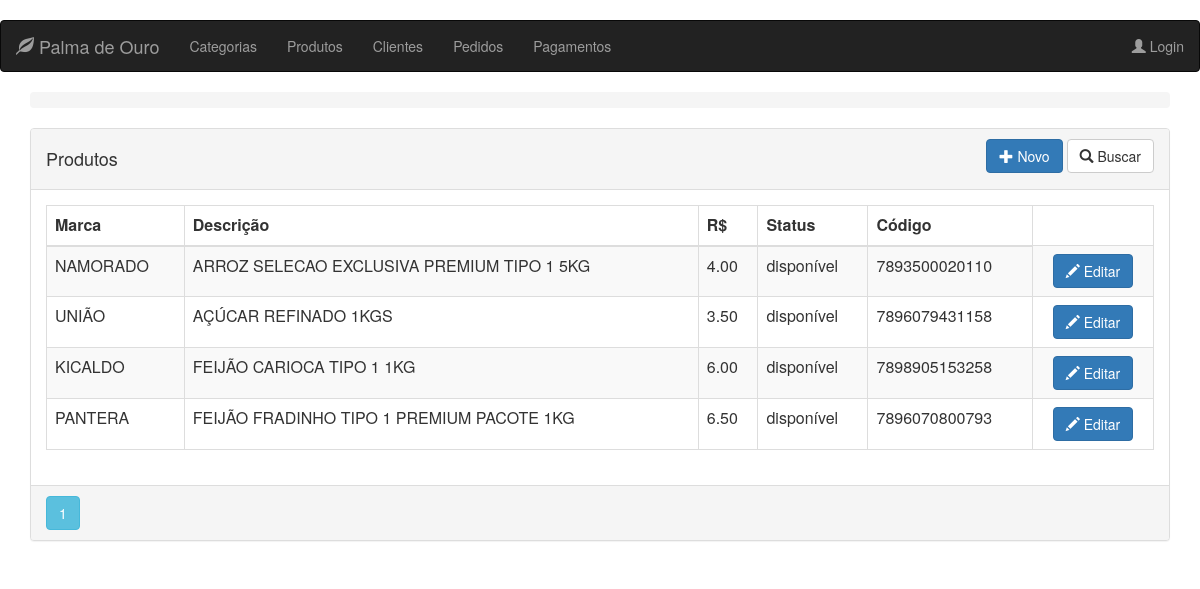
/product, run on the app's committed database.
### app/models.py (models this page shows, shortened)
class Product(db.Model):
    __tablename__ = 'products'
    id = db.Column(db.Integer, primary_key=True)
    brand = db.Column(db.String(32), nullable=False)
    description = db.Column(db.String(64))
    image_file = db.Column(db.String(32), default='default.jpg')
    unit_cost = db.Column(db.Numeric(6, 2), nullable=False)
    is_available = db.Column(db.Boolean, nullable=False)
    code = db.Column(db.String(13), unique=True, nullable=False)
    category_id = db.Column(db.Integer, ForeignKey('categories.id'), nullable=False)
    category = relationship("Category", backref=backref('products', order_by=description))
    __table_args__ = (CheckConstraint(unit_cost >= 0.00, name='unit_cost_positive'),)

### app/routes/product/routes.py (the view)
@blueprint_product.route('/product', methods=['GET'])
@register_breadcrumb(blueprint_product, '.', 'Produtos')
def get_products():
    page = request.args.get('page', 1, type=int)
    products = Product.query.order_by(Product.description).paginate(page=page, per_page=10)
    return render_template('product/list.html', all_products=products)

### app/templates/product/list.html
{% extends "base.html" %}
{% block page_content %}
<div class="panel panel-default">
    <div class="panel-heading">
        <div class="row">
            <div class="col col-xs-6">
                <h4>Produtos</h4>
            </div>
            <div class="col col-xs-6 text-right">
                <a href="{{ url_for('blueprint_product.new_product') }}"
                   class="btn btn-primary">
                    <span class="glyphicon glyphicon-plus"></span>
                    Novo
                </a>
                <a href="{{ url_for('blueprint_product.search_product') }}"
                   class="btn btn-default">
                    <span class="glyphicon glyphicon-search"></span>
                    Buscar
                </a>
            </div>
            <div class="btn-group col-md-4 text-right">
            </div>
        </div>
    </div>
    <div class="panel-body">
        <table class="table table-striped table-responsive table-bordered">
            <thead>
                <tr>
                    <th>Marca</th>
                    <th>Descrição</th>
                    <th>R$</th>
                    <th>Status</th>
                    <th>Código</th>
                </tr>
            </thead>
            <tbody>
                {% for product in all_products.items %}
                <tr>
                    <td>{{ product.brand }}</td>
                    <td>{{ product.description }}</td>
                    <td>{{ product.unit_cost }}</td>
                    {% if product.is_available %}
                    <td>disponível</td>
                    {% else %}
                    <td>indisponível</td>
                    {% endif %}
                    <td>{{ product.code }}</td>
                    <td align="center">
                        <a href="{{ url_for('blueprint_product.update_product',id=product.id) }}"
                           class="btn btn-primary">
                            <i class="glyphicon glyphicon-pencil"></i> Editar
                        </a>
                    </td>
                </tr>
                {% endfor %}
            </tbody>
        </table>
    </div>
    <div class="panel-footer p-0">
        {% for page_number in all_products.iter_pages(left_edge=1,right_edge=1,left_current=1,right_current=2) %}
        {% if page_number %}
        {% if all_products.page == page_number %}
        <a class="btn btn-info mb-4"
           href="{{ url_for('blueprint_product.get_products',page=page_number) }}">{{ page_number }}</a>
        {% else %}
        <a class="btn btn-outline-info mb-4"
           href="{{ url_for('blueprint_product.get_products',page=page_number) }}">{{ page_number }}</a>
        {% endif %}
        {% else %}
        ...
        {% endif %}
        {% endfor %}
    </div>
</div>
{% endblock %}

### data on the page
Product: brand "NAMORADO", description "ARROZ SELECAO EXCLUSIVA PREMIUM TIPO 1 5KG", unit_cost "4.00", is_available "disponível", code "7893500020110"
Product: brand "UNIÃO", description "AÇÚCAR REFINADO 1KGS", unit_cost "3.50", is_available "disponível", code "7896079431158"
Product: brand "KICALDO", description "FEIJÃO CARIOCA TIPO 1 1KG", unit_cost "6.00", is_available "disponível", code "7898905153258"
Product: brand "PANTERA", description "FEIJÃO FRADINHO TIPO 1 PREMIUM PACOTE 1KG", unit_cost "6.50", is_available "disponível", code "7896070800793"

### other printed values
{{ page_number }} "1"
